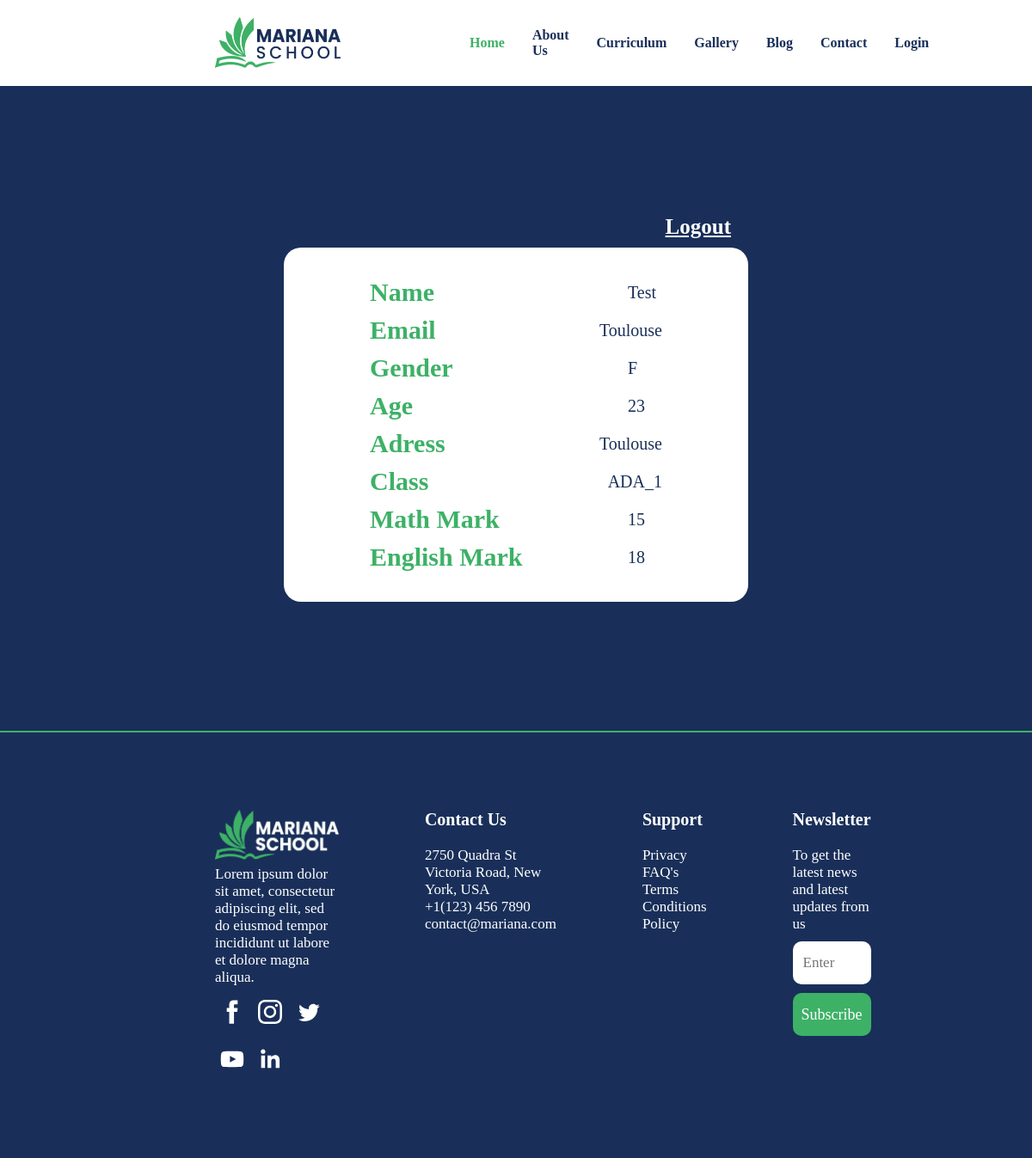
The app's page /stud-profile.php (signed in), older data.
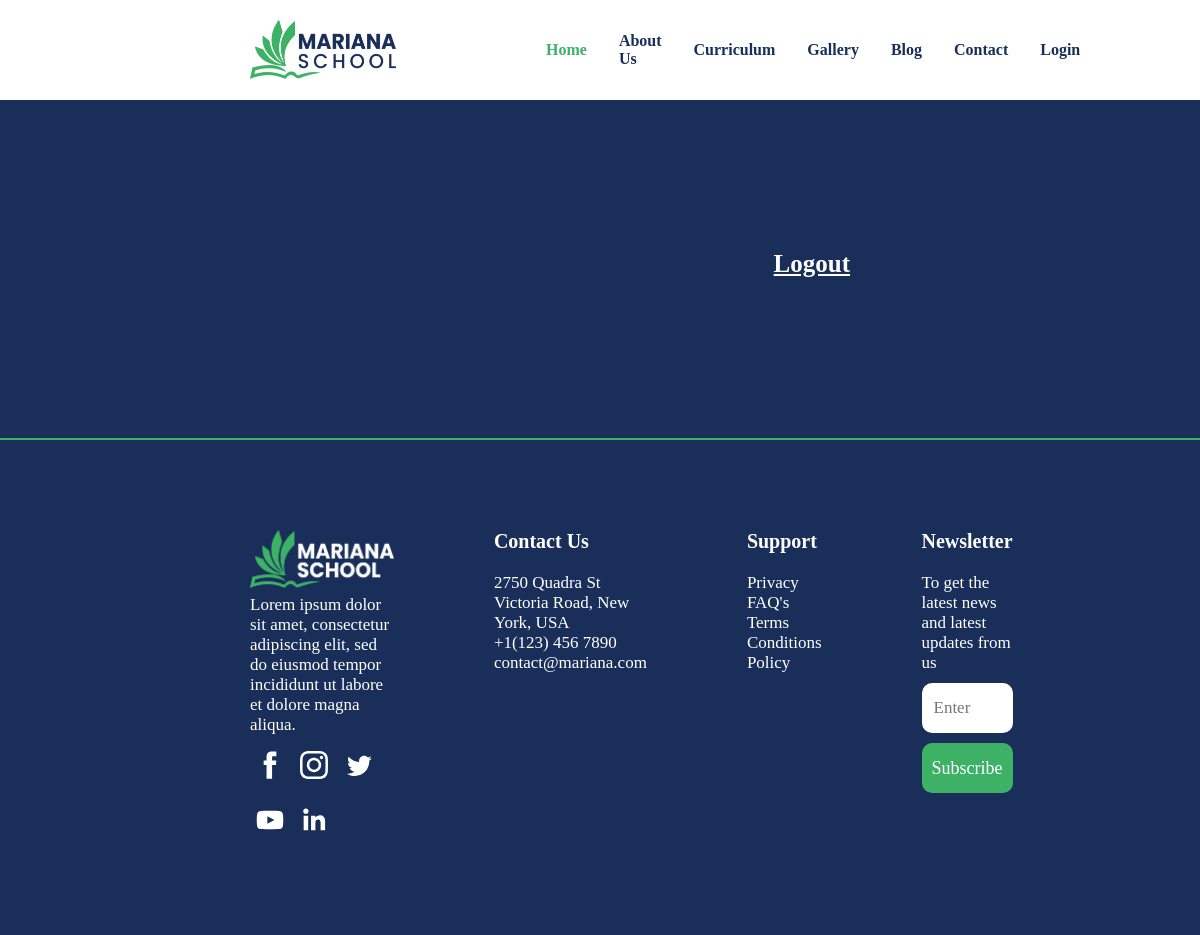
The same page, newer data.
### tables this page shows
CREATE TABLE marks (
    idStu int NOT  NULL,
    idSub int NOT  NULL,
    mark FLOAT,
    FOREIGN KEY (idStu) REFERENCES student(idStu),
    FOREIGN KEY (idSub) REFERENCES subjects(idSub)
);

CREATE TABLE student (
    idStu int AUTO_INCREMENT  PRIMARY  KEY,
    full_name VARCHAR (255),
    gender VARCHAR (255),
    age int,
    adress VARCHAR (255),
    parent_phone int,
    class VARCHAR (255),
    idV int,
    FOREIGN KEY (idV) REFERENCES visitor(idV)
);

### stud-profile.php (the view, shortened to what this page needs)
<?php
    include 'includes/login_check.php';
?>
<!DOCTYPE html>
<html>
<head>
    <link rel='stylesheet' type='text/css' media='screen' href='styles.css'>
</head>
<body>
    <nav>
        <div class="logo"><img src="images/logo_navbar.png" alt="Logo">
        </div>
        <ul class="links">
            <li><a href="index.php" style="color: #3db166;">Home</a></li>
            <li><a href="about.html">About Us</a></li>
            <li><a href="">Curriculum</a></li>
            <li><a href="">Gallery</a></li>
            <li><a href="">Blog</a></li>
            <li><a href="contact.html">Contact</a></li>
            <li><a href="login.php">Login</a></li>
        </ul>
    </nav>
    <div class="stud-background">
        <div class="std-profile">
            <div class="logout"><a href="includes/logout.php">Logout</a></div>
            <?php
            $ID_std = $_SESSION['ID_Std'];
                $student_details = mysqli_query($connection, "SELECT * FROM visitor, student, subjects, marks WHERE visitor.idV = $ID_std  AND student.idV = visitor.idV AND student.idStu = marks.idStu AND subjects.idSub = marks.idSub AND subjects.subject_name = 'math'");
                $student_english = mysqli_query($connection, "SELECT marks.mark FROM visitor, student, subjects, marks WHERE visitor.idV = $ID_std AND student.idStu = marks.idStu AND subjects.idSub = marks.idSub and subjects.subject_name = 'english'");
                while(($row = $student_details->fetch_assoc()) && ($row_english = $student_english->fetch_assoc())){
                ?>
                <div class="stud-rows">
                <div class="stud-row">
                    <p class="stud-info">Name</p>
                    <p class="stud-info-display"><?php echo $row['full_name']; ?></p>
                </div>
                <div class="stud-row">
                    <p class="stud-info">Email</p>
                    <p class="stud-info-display"><?php echo $row['adress']; ?></p>
                </div>
                <div class="stud-row">
                    <p class="stud-info">Gender</p>
                    <p class="stud-info-display"><?php echo $row['gender']; ?></p>
                </div>
                <div class="stud-row">
                    <p class="stud-info">Age</p>
                    <p class="stud-info-display"><?php echo $row['age']; ?></p>
                </div>
                <div class="stud-row">
                    <p class="stud-info">Adress</p>
                    <p class="stud-info-display"><?php echo $row['adress']; ?></p>
                </div>
                <div class="stud-row">
                    <p class="stud-info">Class</p>
                    <p class="stud-info-display"><?php echo $row['class']; ?></p>
                </div>
                <div class="stud-row">
                    <p class="stud-info">Math Mark</p>
                    <p class="stud-info-display"><?php echo $row['mark']; ?></p>
                </div>
                <div class="stud-row">
                    <p class="stud-info">English Mark</p>
                    <p class="stud-info-display"><?php echo $row_english['mark']; ?></p>
                </div>
            </div>
            <?php } ?>
        </div>
    </div>
<hr class="footer-hr">
    <footer>
        <div class="col1">
            <img src="images/logo_footer.png" alt="Mariana School Logo">
            <p>Lorem ipsum dolor sit amet, consectetur adipiscing elit, sed do eiusmod tempor incididunt ut labore
                et dolore magna
                aliqua.</p>
            <span class="icon-span">
                <svg class="facebook" viewBox="0 0 512 512">
                    <path class="icon"
                        d="M211.9 197.4h-36.7v59.9h36.7V433.1h70.5V256.5h49.2l5.2-59.1h-54.4c0 0 0-22.1 0-33.7 0-13.9 2.8-19.5 16.3-19.5 10.9 0 38.2 0 38.2 0V82.9c0 0-40.2 0-48.8 0 -52.5 0-76.1 23.1-76.1 67.3C211.9 188.8 211.9 197.4 211.9 197.4z" />
                </svg>
            </span>
        </div>
        <div class="col2">
            <ul>
                <li class="footer-header">Contact Us</li>
                <li>2750 Quadra St Victoria Road, New York, USA</li>
                <li>+1(123) 456 7890</li>
                <li>contact@mariana.com</li>
            </ul>
        </div>
        <div class="col3">
            <ul>
                <li class="footer-header">Support</li>
                <li>Privacy</li>
                <li>FAQ's</li>
                <li>Terms</li>
                <li>Conditions</li>
                <li>Policy</li>
            </ul>
        </div>
        <div class="col4">
            <ul>
                <li class="footer-header">Newsletter</li>
                <li>To get the latest news and latest updates from us</li>
                <li>
                    <form action="">
                        <input type="text" id="newsletter-email" placeholder="Enter Your Email">
                        <button>Subscribe</button>
                </li>
            </ul>
        </div>
    </footer>
</body>
</html>

### styles.css (style rules this page uses)
nav { position: relative; z-index: 10; left: 0; right: 0; top: 0; padding: 0 250px; height: 100px; background-color: #fff; }
nav .logo { float: left; width: 40%; height: 100%; display: -webkit-box; display: -ms-flexbox; display: flex; -webkit-box-align: center; -ms-flex-align: center; align-items: center; }
nav .links { float: right; padding: 0; margin: 0; width: 60%; height: 100%; display: -webkit-box; display: -ms-flexbox; display: flex; -ms-flex-pack: distribute; justify-content: space-around; -webkit-box-align: center; -ms-flex-align: center; align-items: center; }
nav .links li { list-style: none; }
nav .links a { display: block; padding: 1em; font-size: 16px; font-weight: bold; color: #192f59; text-decoration: none; }
footer { background-color: #192f59; padding: 90px 250px; display: -webkit-box; display: -ms-flexbox; display: flex; position: relative; color: #fff; padding: 90px 250px; }
footer .footer-header { font-weight: 600; font-size: 20px; margin-bottom: 20px; }
footer li { list-style: none; }
footer .col1 { width: 40%; }
footer .col1 img { height: 60px; }
footer .col1 svg { height: 40px; margin-top: 10px; fill: #fff; -webkit-transition: 0.3s ease-in-out; transition: 0.3s ease-in-out; }
footer .col2 { margin: 0 50px 0 100px; }
footer .col3 { margin: 0 100px 0 50px; }
footer .col4 { width: 40%; }
footer .col4 input { width: 100%; border: 2px solid #fff; border-radius: 10px; outline: none; height: 50px; padding: 10px 40px 10px 10px; -webkit-transition: 0.3s ease-in-out; transition: 0.3s ease-in-out; margin: 10px 0; }
footer .col4 button { height: 50px; width: 100%; outline: none; border: none; border-radius: 10px; background-color: #3db166; -webkit-transition: 0.3s ease-in-out; transition: 0.3s ease-in-out; font-weight: 500; font-size: 18px; color: #fff; }
.stud-background { background-color: #192f59; position: relative; height: auto; width: 100%; display: -webkit-box; display: -ms-flexbox; display: flex; -webkit-box-pack: center; -ms-flex-pack: center; justify-content: center; -webkit-box-align: center; -ms-flex-align: center; align-items: center; }
.stud-background .std-profile { width: 45%; margin: 150px 0; }
* { -webkit-box-sizing: border-box; box-sizing: border-box; font-size: 17px; margin: 0; padding: 0; font-family: "Poppins"; }
.footer-hr { color: #3db166; border: 1px solid; }
.logout { -ms-flex-item-align: start; align-self: flex-start; text-align: end; margin: 0 20px 10px 0; }
.logout a { color: #fff; font-size: 25px; font-weight: bold; }
.stud-background .std-profile .stud-rows { height: unset; background-color: #fff; border-radius: 20px; padding: 30px 100px; }
.stud-background .std-profile .stud-rows .stud-row { display: -webkit-box; display: -ms-flexbox; display: flex; -webkit-box-pack: start; -ms-flex-pack: start; justify-content: flex-start; -webkit-box-align: center; -ms-flex-align: center; align-items: center; padding: 5px 0; }
.stud-background .std-profile .stud-rows .stud-row .stud-info { width: 200px; margin-right: 100px; color: #3db166; font-size: 30px; font-weight: bold; }
.stud-background .std-profile .stud-rows .stud-row .stud-info-display { font-size: 20px; color: #192f59; }

Row changes from the older to the newer data that the page shows:
no longer on this page (row unchanged): marks: mark "18"
removed student: full_name "Test", adress "Toulouse", gender "F", age "23", class "ADA_1"
no longer on this page (row unchanged): marks: mark "15"
